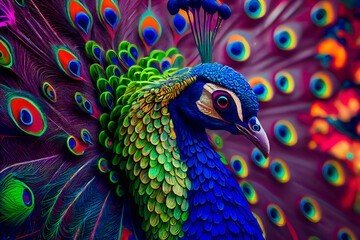
#> input picture peacock.jpg, 360 x 240 px; the run also reads 1 picture not shown here
$ jupyter execute 19-Sep-2023.ipynb
#> lines starting #> are read from the running program, lines starting #| are printed output that depends on the picture
[cell 1]
from PIL import Image

[cell 2]
im = Image.open("peacock.jpg")
#> im is the input picture: PIL image 360x240 RGB; mean R, G, B 66.6, 49.5, 72.7
im

# Dải màu hình ảnh

[cell 3]
im.getbands()
#> Out = ('R', 'G', 'B')

# Loại và độ sâu của pixel trong ảnh dùng mode

[cell 4]
im.mode
#> Out = 'RGB'

[cell 5]
im.size
#> Out = (360, 240)

# Tạo JPEG thumbnails

[cell 6]
size = 128, 128
im.thumbnail(size)
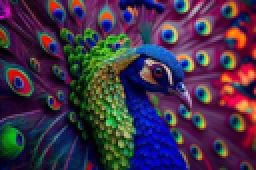
#> im: PIL image 128x85 RGB (shown 2 times larger); mean R, G, B 66.6, 49.5, 72.7
im.save('thumb.png')

# Cắt hình

[cell 7]
im = Image.open('peacock.jpg')
box = (100, 150, 300, 300)
cropped_image = im.crop(box)
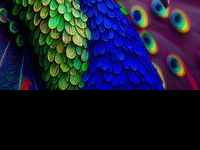
#> cropped_image: PIL image 200x150 RGB; mean R, G, B 25.3, 28.6, 49.3
cropped_image

# Xoay hình

[cell 8]
rotated = im.rotate(180)
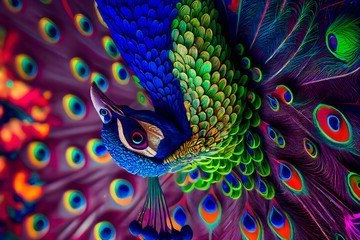
#> rotated: PIL image 360x240 RGB; mean R, G, B 66.6, 49.5, 72.7
rotated

# Gộp 2 hình với nhau

[cell 9]
logo = Image.open('logo.png')

[cell 10]
# Gộp 2 hình theo vị trí xác định trước
position = (38, 469)
im.paste(logo, position)

[cell 11]
im.save('merged.jpg')

# Chuyển thành ảnh đen trắng

[cell 12]
im.convert('L')

# Tăng chất lượng hình ảnh

[cell 13]
from PIL import ImageEnhance

## Điều chỉnh sharpness

[cell 14]
enhancer = ImageEnhance.Sharpness(im)
enhancer.enhance(10.0)

## Điều chỉnh contrast

[cell 15]
enhancer = ImageEnhance.Contrast(im)
enhancer.enhance(2)
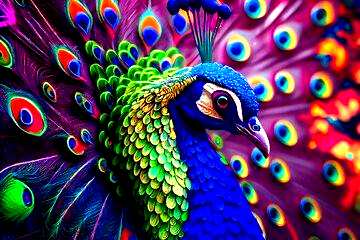
#> Out: PIL image 360x240 RGB; mean R, G, B 81.7, 56, 89.6

# Bộ lọc

[cell 16]
from PIL import ImageFilter

## Làm mờ hình

[cell 17]
im = Image.open("peacock.jpg")
im.filter(ImageFilter.BLUR)

## Sử dụng CONTOUR

[cell 18]
im.filter(ImageFilter.CONTOUR)
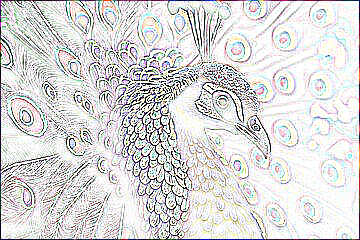
#> Out: PIL image 360x240 RGB; mean R, G, B 217.6, 216.9, 217

## DETAIL

[cell 19]
im.filter(ImageFilter.DETAIL)

## EDGE_ENHANCE

[cell 20]
im.filter(ImageFilter.EDGE_ENHANCE)
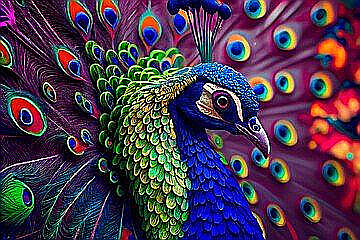
#> Out: PIL image 360x240 RGB; mean R, G, B 74.6, 56.6, 78.4

## EMBOSS

[cell 21]
im.filter(ImageFilter.EMBOSS)
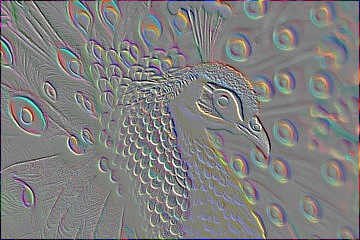
#> Out: PIL image 360x240 RGB; mean R, G, B 127.5, 126.7, 127.1

## FIND_EDGES

[cell 22]
im.filter(ImageFilter.FIND_EDGES)
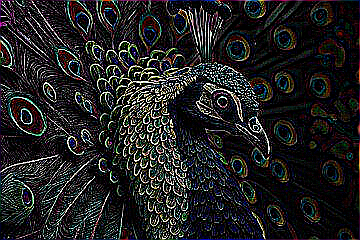
#> Out: PIL image 360x240 RGB; mean R, G, B 34, 33.7, 34.5

# Làm việc với GIF

[cell 23]
from PIL import ImageSequence

[cell 24]
im = Image.open("embeddings.gif")
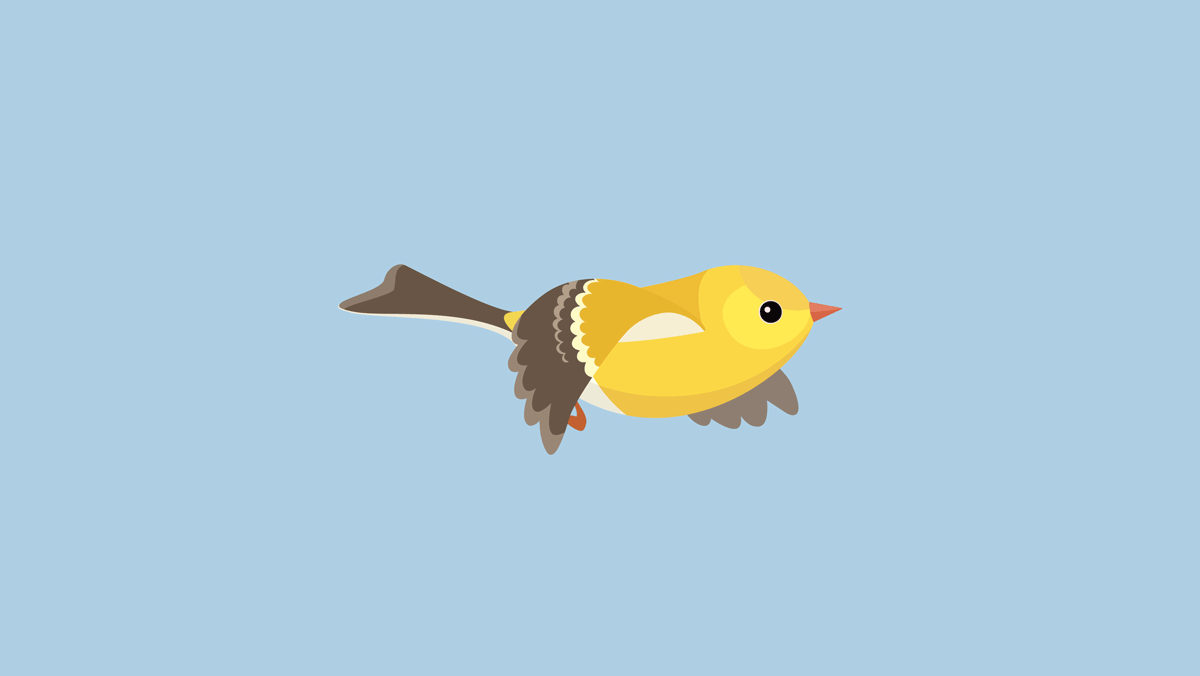
#> input picture embeddings.gif, 1200 x 676 px
#> im is the input picture: PIL image 1200x676 P; mean R, G, B, A 175.4, 204.9, 219, 255
frame_num = 1
for frame in ImageSequence.Iterator(im):
    frame.save("frame%d.png" % frame_num)
    frame_num = frame_num + 1
    if frame_num == 3:
        break
#> this loop made 2 passes
#> frame_num on passes 1 to 2: 2, 3
#> pass 2, `frame.save("frame%d.png" % frame_num)`:
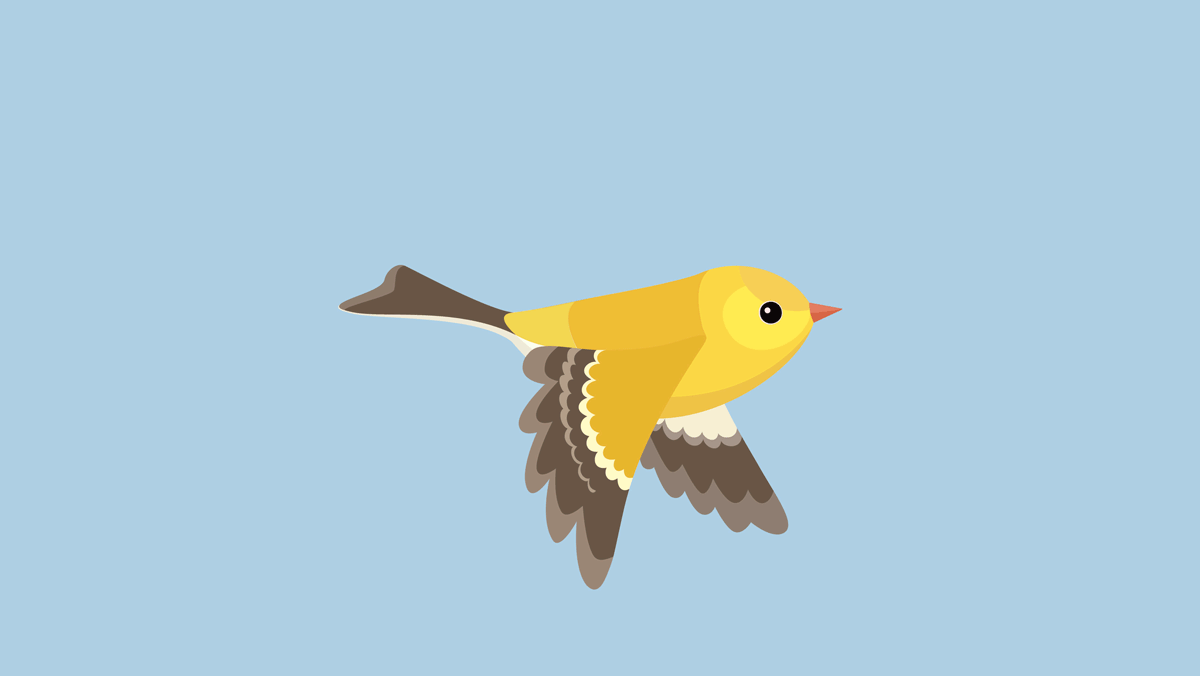
#> saved as frame2.png: PIL image 1200x676 RGBA; mean R, G, B, A 175.2, 203.2, 215.5, 255
#> after the loop, frame_num = 3
